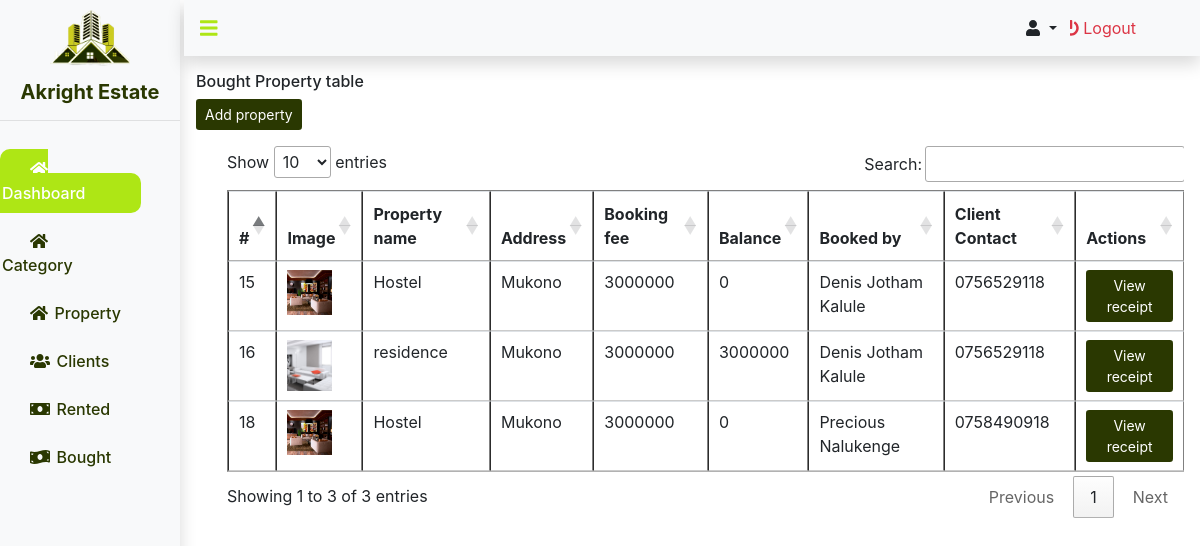
The app's page /admin/bought.php (signed in) with its own data.
### tables this page shows
CREATE TABLE `booking` (
  `id` int(11) NOT NULL,
  `property_id` int(11) NOT NULL,
  `client_id` int(11) NOT NULL,
  `booking_fee` double NOT NULL,
  `booking_date` timestamp NOT NULL DEFAULT current_timestamp() ON UPDATE current_timestamp(),
  `balance` double NOT NULL
);

CREATE TABLE `property_table` (
  `id` int(11) NOT NULL,
  `name` varchar(50) NOT NULL,
  `category_id` int(11) NOT NULL,
  `image_url` varchar(100) NOT NULL,
  `address` varchar(255) NOT NULL,
  `status` varchar(255) NOT NULL,
  `no_of_rooms` int(255) NOT NULL,
  `no_of_garages` int(255) NOT NULL,
  `description` varchar(255) NOT NULL,
  `type` varchar(100) NOT NULL,
  `price` double NOT NULL,
  `date_of_addition` timestamp NOT NULL DEFAULT current_timestamp() ON UPDATE current_timestamp()
);

CREATE TABLE `client_table` (
  `id` int(11) NOT NULL,
  `fname` varchar(50) NOT NULL,
  `lname` varchar(50) NOT NULL,
  `email` varchar(50) NOT NULL,
  `contact` varchar(15) NOT NULL,
  `address` varchar(100) NOT NULL,
  `password` varchar(255) NOT NULL,
  `image_url` varchar(100) NOT NULL,
  `creation_date` timestamp NOT NULL DEFAULT current_timestamp() ON UPDATE current_timestamp()
);

### admin/bought.php (the view, shortened to what this page needs)
<?php
include('includes/header.php');
?>
<main class="main">
    <?php
        include('includes/sidebar.php');
    ?>
    <div class="content">
        <?php  include('includes/navbar.php');?>
        <div class="inner-content m-3">
            <div class="header">
                <h6>Bought Property table </h6>
                <a href="" class="btn btn-sm text-white add-category" style="background-color:  #2a3801;" data-toggle="modal">Add property</a>
            </div>
            <div class="table m-3 col-md-12">
                <table class="table" id="table" border="1">
                    <thead>
                        <tr>
                            <th>#</th>
                            <th>Image</th>
                            <th> Property name</th>
                            <th>Address</th>
                            <th>Booking fee</th>
                            <th>Balance</th>
                            <th>Booked by</th>
                            <th>Client Contact</th>
                            <th>Actions</th>
                        </tr>
                    </thead>
                    <tbody>
                    <?php
                        $property = $conn->query("select * from booking");
                        while($row = $property->fetch_assoc())
                        {
                            $property_id =  $row['property_id'];
                            $select = $conn->query("select * from property_table where id = $property_id");
                            while($row2 = $select->fetch_assoc())
                            {
                                if($row2['type'] == 'sale')
                                {
                                    ?>
                                <tr>
                                    <td scope="row"><?= $row['id'] ?></td>
                                    <td scope="row"><img src="./uploads/<?= $row2['image_url']?>" alt="photo" width="45" /></td>
                                    <td><?= $row2['name']?></td>
                                    <td><?= $row2['address'] ?></td>
                                    <td><?= $row['booking_fee'] ?></td>
                                    <td><?= $row['balance'] ?></td>
                                    <td>
                                        <?php
                                        $sql = $conn->query("select * from client_table where id = '".$row['client_id']."'");
                                        $client  = $sql->fetch_assoc();
                                        echo $client['fname'].' '.$client['lname'];
                                        ?>
                                    </td>
                                    <td><?= $client['contact'] ?></td>
                                    <td>
                                        <a href="receipt.php?id=<?= $row['id'] ?>& property_id=<?= $row['property_id'] ?>&client_id=<?= $row['client_id'] ?>" class="btn btn-sm text-white" style="background-color:  #2a3801;">View receipt</a>
                                    </td>
                                </tr>
                                                <?php
                                                $id = $row['id'];
                                                $select = $conn->query("select * from client_table where id =$id ");
                                                ?>
                                    <?php
                                }
                            }
                            ?>
                            <?php
                        }
                        ?>
                    </tbody>
                </table>
            </div>
        </div>
    </div>
</main>
<?php  include('includes/footer.php');?>

### admin/includes/style.css (style rules this page uses)
* { margin: 0; padding: 0; box-sizing: border-box; }
.main { display: flex; }
.content { width: 85%; }
.inner-content { overflow: hidden; height: 90vh; overflow-y: scroll; }

### records on screen
booking: id "15", booking_fee "3000000", balance "0"
property_table: image_url (picture), name "Hostel", address "Mukono", client_table.fname "Denis Jotham", client_table.lname "Kalule", client_table.contact "0756529118", client_table.fname "Precious", client_table.lname "Nalukenge", client_table.contact "0758490918"
booking: id "16", booking_fee "3000000", balance "3000000"
property_table: image_url (picture), name "residence", address "Mukono", client_table.fname "Denis Jotham", client_table.lname "Kalule", client_table.contact "0756529118"
booking: id "18", booking_fee "3000000", balance "0"
